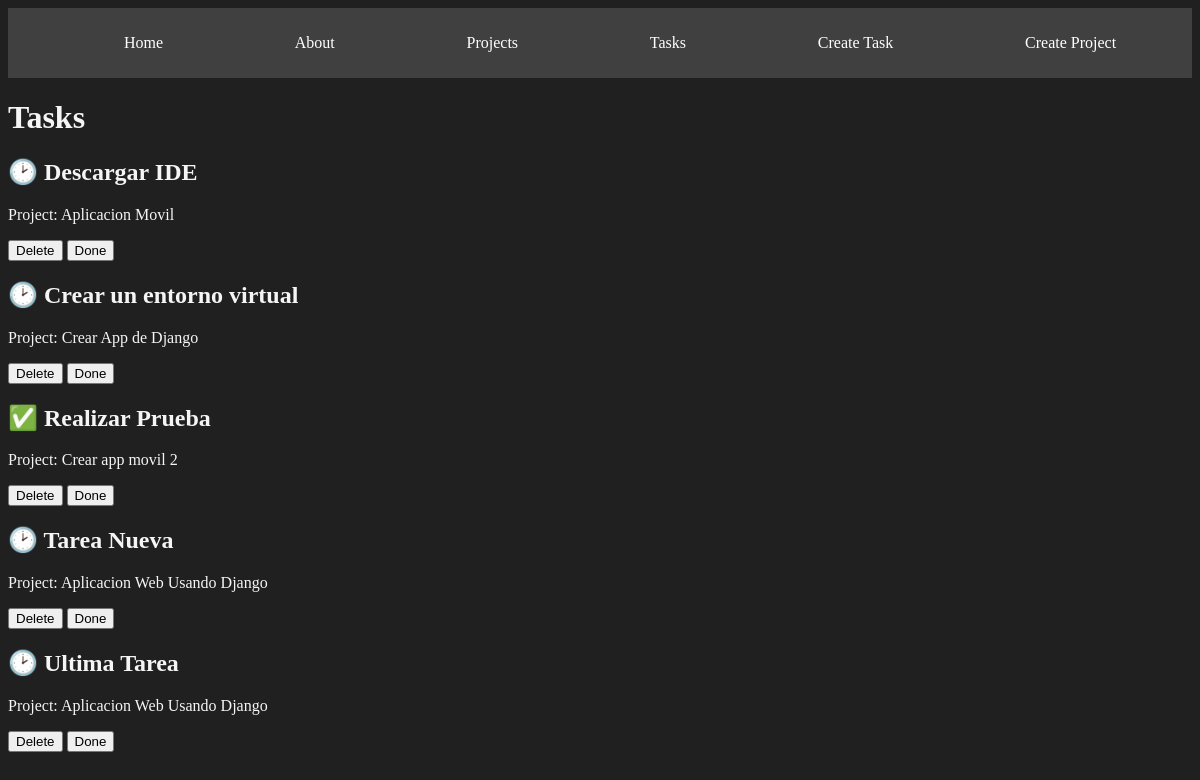
/tasks/, run on the app's committed database.
### myapp/models.py (models this page shows, shortened)
class Task(models.Model):
    title = models.CharField(max_length=200)
    description = models.TextField(max_length=400)
    project = models.ForeignKey(Project, on_delete=models.CASCADE)
    done = models.BooleanField(default = False)

class Project(models.Model):
    name = models.CharField(max_length=200)

### myapp/views.py (the view)
# urls.py: path('tasks/', views.task, name = 'tasks'),
def task(request):
    tasks = Task.objects.all()
    return render(request, 'tasks/tasks.html', {'tasks':tasks})

### myapp/templates/tasks/tasks.html
{% extends "layouts/base.html" %} {% block content%}
<h1>Tasks</h1>
{% for task in tasks %}
<h2>{% if task.done == False%} 🕑 {% else %} ✅ {% endif %} {{task.title}}</h2>
<p>Project: {{task.project.name}}</p>
<button>Delete</button>
<button>Done</button>
{% endfor %} {% endblock%}

### myapp/static/style/main.css (style rules this page uses)
body { background-color: #202020; color: whitesmoke; }

### data on the page
Task: title "Descargar IDE", project.name "Aplicacion Movil"
Task: title "Crear un entorno virtual", project.name "Crear App de Django"
Task: title "Realizar Prueba", project.name "Crear app movil 2"
Task: title "Tarea Nueva", project.name "Aplicacion Web Usando Django"
Task: title "Ultima Tarea", project.name "Aplicacion Web Usando Django"
